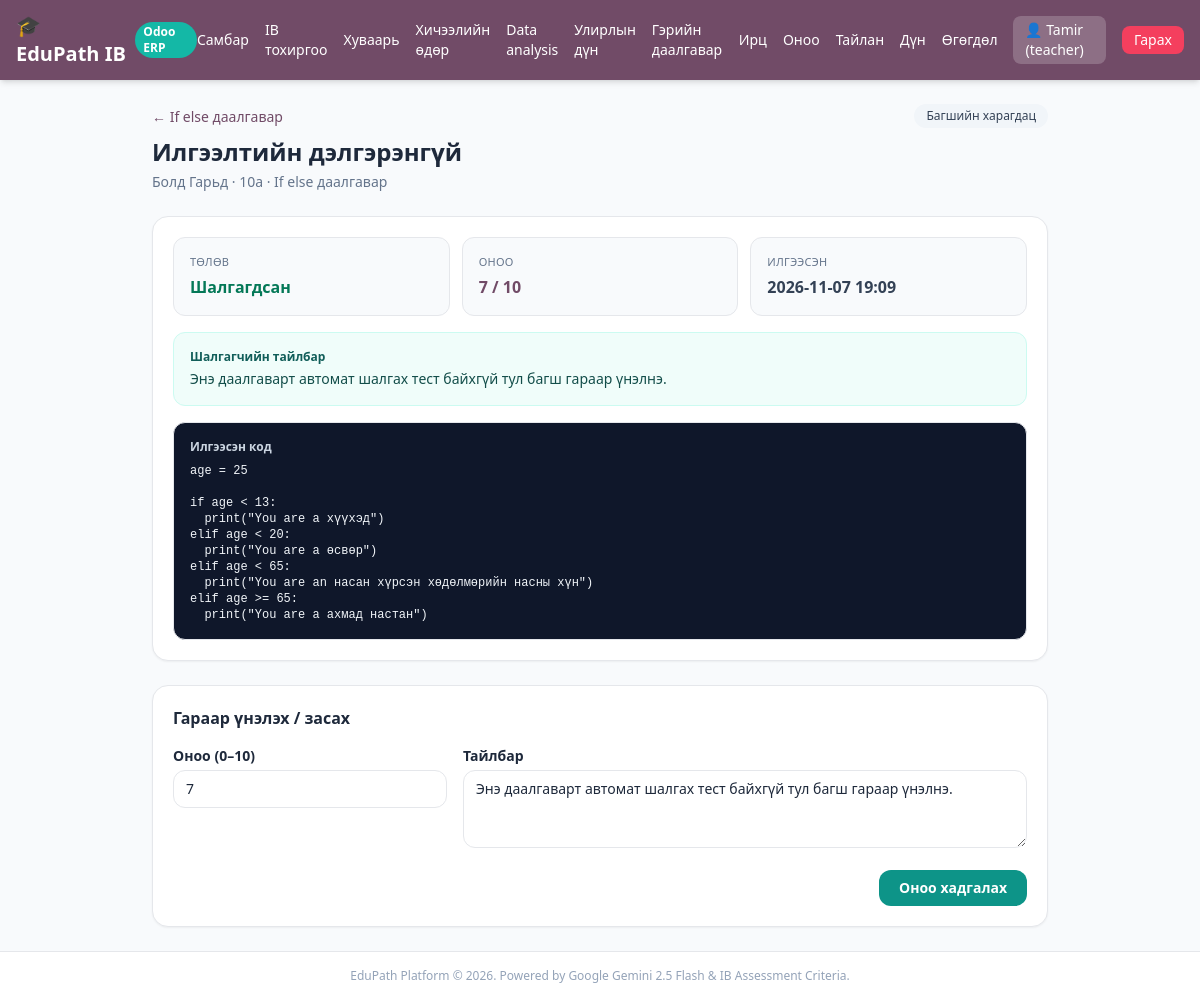
The app's page /teacher/homework/5/submission/5 (signed in) with its own data.
### tables this page shows
CREATE TABLE users (
        id INTEGER PRIMARY KEY AUTOINCREMENT,
        username TEXT UNIQUE,
        password TEXT,
        role TEXT,
        gemini_api_key TEXT
    , deepseek_api_key TEXT, grade TEXT, name TEXT, surname TEXT, student_code TEXT, email TEXT, gender TEXT, phone TEXT, instagram TEXT, photo_path TEXT);

CREATE TABLE homework (
        id INTEGER PRIMARY KEY AUTOINCREMENT,
        title TEXT NOT NULL,
        description TEXT,
        starter_code TEXT,
        max_score INTEGER DEFAULT 10,
        due_date TEXT,
        grade TEXT,
        check_mode TEXT DEFAULT 'recursive',
        created_by INTEGER,
        created_at INTEGER,
        is_active INTEGER DEFAULT 1
    , check_type TEXT DEFAULT 'tests', fixed_answer TEXT);

CREATE TABLE homework_submissions (
        id INTEGER PRIMARY KEY AUTOINCREMENT,
        homework_id INTEGER NOT NULL,
        student_id INTEGER NOT NULL,
        code TEXT,
        status TEXT DEFAULT 'pending',
        score INTEGER,
        max_score INTEGER,
        explanation TEXT,
        test_results_json TEXT,
        submitted_at INTEGER,
        checked_at INTEGER,
        UNIQUE(homework_id, student_id)
    );

### app.py (the view)
@app.get("/teacher/homework/{homework_id}/submission/{submission_id}", response_class=HTMLResponse)
def teacher_homework_submission(
    homework_id: int,
    submission_id: int,
    request: Request,
    user: dict = Depends(get_current_user),
    db: sqlite3.Connection = Depends(get_db),
):
    if not user or user["role"] != "teacher":
        return RedirectResponse("/login")
    homework = _get_homework(db, homework_id)
    if not homework or homework["created_by"] != user["id"]:
        raise HTTPException(status_code=404)
    c = db.cursor()
    c.execute(
        """
        SELECT hs.*, u.name, u.surname, u.username, u.grade, u.photo_path
        FROM homework_submissions hs
        JOIN users u ON u.id = hs.student_id
        WHERE hs.id = ? AND hs.homework_id = ?
        """,
        (submission_id, homework_id),
    )
    submission = c.fetchone()
    if not submission:
        raise HTTPException(status_code=404)
    try:
        test_results = json.loads(submission["test_results_json"] or "{}")
    except Exception:
        test_results = {}
    return templates.TemplateResponse(
        request=request,
        name="homework_result.html",
        context={
            "user": user,
            "homework": homework,
            "submission": submission,
            "test_results": test_results,
            "is_teacher": True,
        },
    )

### templates/homework_result.html
{% extends "base.html" %}
{% block content %}
<div class="max-w-4xl mx-auto space-y-6">
  <div class="flex flex-wrap justify-between items-start gap-3">
    <div>
      <a href="/teacher/homework/{{ homework.id }}" class="text-sm text-[#714B67] hover:underline">← {{ homework.title }}</a>
      <h1 class="text-2xl font-black text-slate-800 mt-2">Илгээлтийн дэлгэрэнгүй</h1>
      <p class="text-sm text-slate-500 mt-1">
        {{ (submission.surname or '') ~ ' ' ~ (submission.name or '') if submission.name else submission.username }}
        · {{ submission.grade or '-' }} · {{ homework.title }}
      </p>
    </div>
    <span class="text-xs px-3 py-1 rounded-full bg-slate-100 text-slate-700">Багшийн харагдац</span>
  </div>
  <div class="bg-white p-5 rounded-2xl border shadow-sm">
    {% include "_homework_result.html" %}
  </div>
  <form action="/teacher/homework/{{ homework.id }}/submission/{{ submission.id }}/grade" method="POST" class="bg-white p-5 rounded-2xl border shadow-sm space-y-4">
    <h2 class="font-bold text-slate-800">Гараар үнэлэх / засах</h2>
    <div class="grid grid-cols-1 sm:grid-cols-3 gap-4">
      <div>
        <label class="block text-sm font-semibold mb-1">Оноо (0–{{ homework.max_score }})</label>
        <input type="number" name="score" min="0" max="{{ homework.max_score }}" value="{{ submission.score if submission.score is not none else 0 }}" required class="w-full px-3 py-2 border rounded-xl text-sm">
      </div>
      <div class="sm:col-span-2">
        <label class="block text-sm font-semibold mb-1">Тайлбар</label>
        <textarea name="explanation" rows="3" class="w-full px-3 py-2 border rounded-xl text-sm">{{ submission.explanation or '' }}</textarea>
      </div>
    </div>
    <div class="flex justify-end">
      <button type="submit" class="px-5 py-2 bg-teal-600 text-white rounded-xl text-sm font-semibold hover:bg-teal-700">Оноо хадгалах</button>
    </div>
  </form>
</div>
{% endblock %}

### templates/base.html (shortened to what this page needs)
<!DOCTYPE html>
<html lang="mn">
<head>
  <script src="https://cdn.tailwindcss.com"></script>
</head>
<body class="bg-slate-50 text-slate-800 min-h-screen flex flex-col">
  <nav class="bg-[#714B67] text-white shadow-md">
    <div class="max-w-7xl mx-auto px-4 py-3 flex justify-between items-center">
      <a href="/" class="flex items-center space-x-2 font-bold text-xl">
        <span>🎓 EduPath IB</span>
        <span class="text-xs bg-teal-500 text-white px-2 py-0.5 rounded-full">Odoo ERP</span>
      </a>
      <div class="flex items-center space-x-4 text-sm">
        {% if user %}
          {% if user.role == 'teacher' %}
            <a href="/teacher" class="hover:underline">Самбар</a>
            <a href="/teacher/setup" class="hover:underline">IB тохиргоо</a>
            <a href="/teacher/timetable" class="hover:underline">Хуваарь</a>
            <a href="/teacher/sessions" class="hover:underline">Хичээлийн өдөр</a>
            <a href="/teacher/data-analysis" class="hover:underline">Data analysis</a>
            <a href="/teacher/term-grades" class="hover:underline">Улирлын дүн</a>
            <a href="/teacher/homework" class="hover:underline">Гэрийн даалгавар</a>
            <a href="/teacher/attendance" class="hover:underline">Ирц</a>
            <a href="/teacher/scoring" class="hover:underline">Оноо</a>
            <a href="/teacher/reports" class="hover:underline">Тайлан</a>
            <a href="/scores" class="hover:underline">Дүн</a>
            <a href="/teacher/data-transfer" class="hover:underline">Өгөгдөл</a>
          {% else %}
            <a href="/student" class="hover:underline">Самбар</a>
            <a href="/student/data-analysis" class="hover:underline">Data analysis</a>
            <a href="/student/term-grades" class="hover:underline">Улирлын дүн</a>
            <a href="/student/report" class="hover:underline">Миний тайлан</a>
          {% endif %}
          <span class="bg-white/20 px-3 py-1 rounded-lg">👤 {{ user.name or user.username }} ({{ user.role }})</span>
          <a href="/logout" class="bg-rose-500 hover:bg-rose-600 px-3 py-1 rounded-lg transition">Гарах</a>
        {% endif %}
      </div>
    </div>
  </nav>
  <main class="flex-1 max-w-7xl w-full mx-auto p-6">
    {% block content %}{% endblock %}
  </main>
  <footer class="text-center py-4 text-xs text-slate-400 border-t bg-white">
    EduPath Platform &copy; 2026. Powered by Google Gemini 2.5 Flash & IB Assessment Criteria.
  </footer>
</body>
</html>

### templates/_homework_result.html (shortened to what this page needs)
{% set status = submission.status %}
<div class="space-y-4">
  <div class="grid grid-cols-1 sm:grid-cols-3 gap-3">
    <div class="rounded-xl border bg-slate-50 p-4">
      <div class="text-[11px] uppercase tracking-wide text-slate-500">Төлөв</div>
      <div class="mt-1 font-bold">
        {% if status == 'done' %}
          <span class="text-emerald-700">Шалгагдсан</span>
        {% elif status == 'checking' %}
          <span class="text-amber-700">Шалгаж байна...</span>
        {% elif status == 'error' %}
          <span class="text-rose-700">Алдаа гарсан</span>
        {% else %}
          <span class="text-slate-600">Багшийн үнэлгээ хүлээж байна</span>
        {% endif %}
      </div>
    </div>
    <div class="rounded-xl border bg-slate-50 p-4">
      <div class="text-[11px] uppercase tracking-wide text-slate-500">Оноо</div>
      <div class="mt-1 font-bold text-[#714B67]">
        {% if submission.score is not none %}{{ submission.score }} / {{ submission.max_score or homework.max_score }}{% else %}—{% endif %}
      </div>
    </div>
    <div class="rounded-xl border bg-slate-50 p-4">
      <div class="text-[11px] uppercase tracking-wide text-slate-500">Илгээсэн</div>
      <div class="mt-1 font-bold text-slate-700">
        {% if submission.submitted_at %}{{ submission.submitted_at|datetime }}{% else %}—{% endif %}
      </div>
    </div>
  </div>
  {% if submission.explanation %}
    <div class="rounded-xl border border-teal-100 bg-teal-50 p-4">
      <div class="text-xs font-bold text-teal-800 mb-1">Шалгагчийн тайлбар</div>
      <p class="text-sm text-teal-900 whitespace-pre-line">{{ submission.explanation }}</p>
    </div>
  {% endif %}
  <div class="rounded-xl border bg-slate-900 p-4 overflow-x-auto">
    <div class="text-xs font-bold text-slate-300 mb-2">{% if homework.check_type == 'fixed' %}Илгээсэн хариулт{% else %}Илгээсэн код{% endif %}</div>
    <pre class="text-xs text-slate-100 whitespace-pre-wrap font-mono">{{ submission.code }}</pre>
  </div>
</div>

### records on screen
users: username "Tamir", role "teacher"
homework: title "If else даалгавар", max_score "10"
users: name+surname "Болд Гарьд", grade "10a"
homework_submissions: score "7", max_score "10", submitted_at "2026-11-07 19:09", explanation "Энэ даалгаварт автомат шалгах тест байхгүй тул багш гараар үнэлнэ.", code "age = 25 if age < 13: print(\"You are a хүүхэд\") elif age < 20: print(\"You are a өсвөр\") elif age < 65: print(\"You are an насан хүрсэн хөдөлмөрийн насны хүн\") elif age >= 65: print(\"You are a ахмад настан\")"
